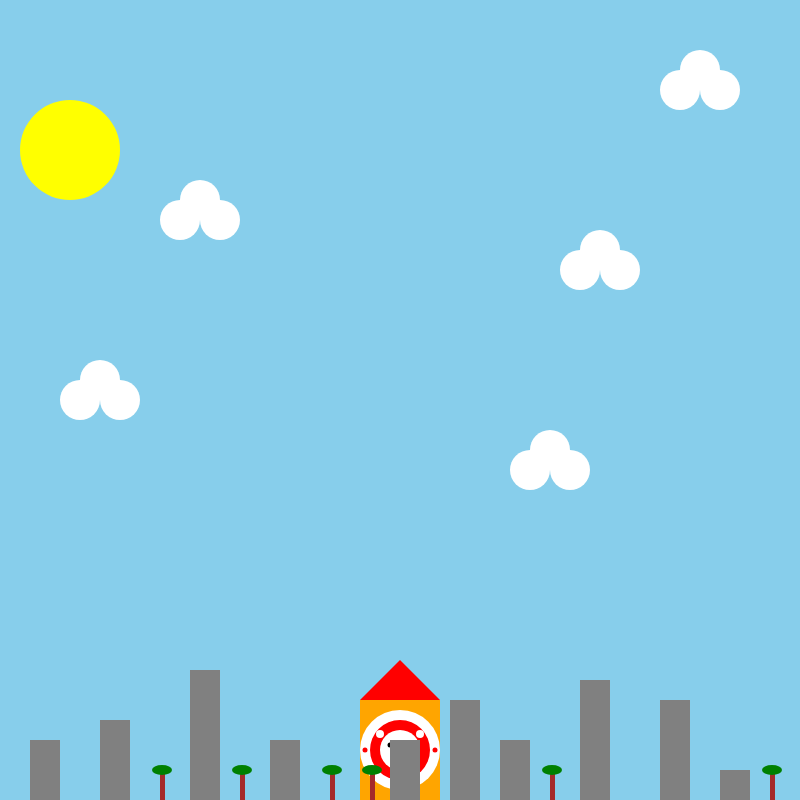
Frame 1 (no input)
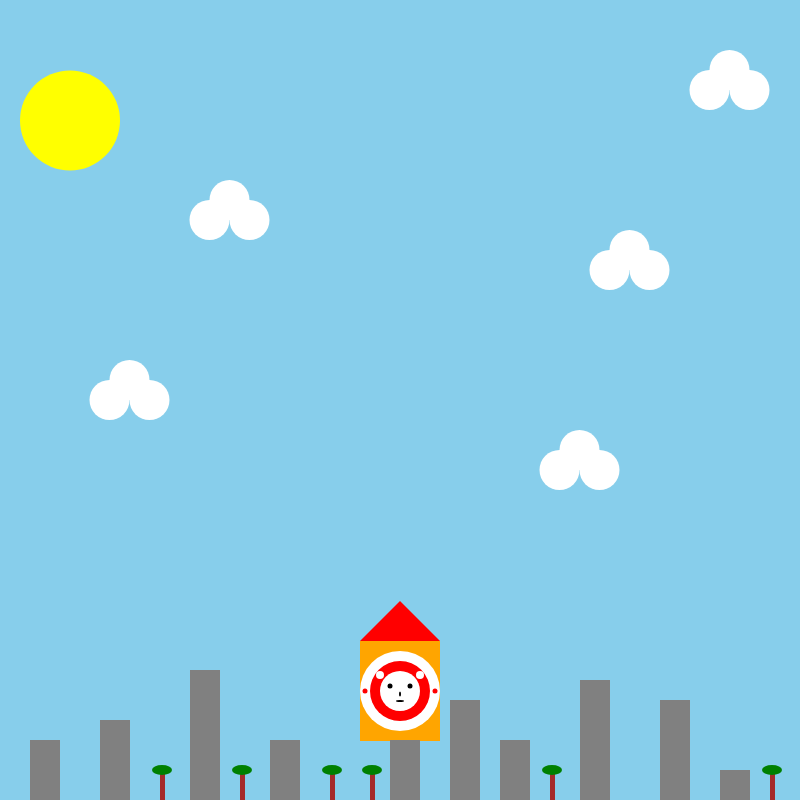
Frame 60 (no input)
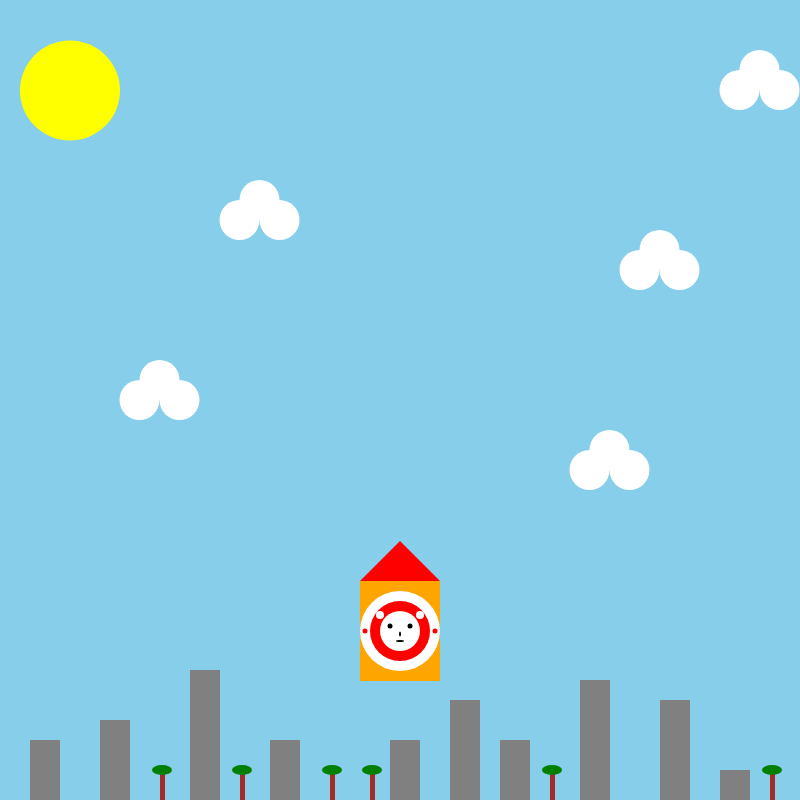
Frame 120 (the mouse pressed at the canvas centre since frame 60)

The p5.js sketch that drew these frames (run headless with seeded random() and noise() and a simulated clock; from frame 60 on, the mouse is pressed at the canvas centre):

// p5.js sketch
// ── sketch.js
var _0xf2ca=["\x73\x6B\x79\x62\x6C\x75\x65","\x72\x65\x64","\x6F\x72\x61\x6E\x67\x65","\x77\x68\x69\x74\x65","\x62\x6C\x61\x63\x6B","\x67\x72\x61\x79","\x79\x65\x6C\x6C\x6F\x77","\x62\x72\x6F\x77\x6E","\x67\x72\x65\x65\x6E"];var x,y,sunx,suny,moonx,moony;function setup(){createCanvas(800,800);x= width/ 2;y= height- 50;sunx= 70;suny= 150;sun2x= 70;sun2y= 150;moonx= 70;moony= 150;cloudx= 200;cloudy= 200}var i=0;function star(x,y,_0x5c55xa,_0x5c55xb,_0x5c55xc){let _0x5c55xd=TWO_PI/ _0x5c55xc;let _0x5c55xe=_0x5c55xd/ 2.0;beginShape();for(let _0x5c55xf=0;_0x5c55xf< TWO_PI;_0x5c55xf+= _0x5c55xd){let _0x5c55x10=x+ cos(_0x5c55xf)* _0x5c55xb;let _0x5c55x11=y+ sin(_0x5c55xf)* _0x5c55xb;vertex(_0x5c55x10,_0x5c55x11);_0x5c55x10= x+ cos(_0x5c55xf+ _0x5c55xe)* _0x5c55xa;_0x5c55x11= y+ sin(_0x5c55xf+ _0x5c55xe)* _0x5c55xa;vertex(_0x5c55x10,_0x5c55x11)};endShape(CLOSE)}function draw(){noStroke();i= i+ 1;let _0x5c55x13=color(_0xf2ca[0]);fill(_0x5c55x13);background(_0x5c55x13);_0x5c55x13= color(_0xf2ca[1]);fill(_0x5c55x13);triangle(x- 40,y- 50,x+ 40,y- 50,x,y- 90);_0x5c55x13= color(_0xf2ca[2]);fill(_0x5c55x13);rect(x- 40,y- 50,80,100);_0x5c55x13= color(_0xf2ca[3]);fill(_0x5c55x13);ellipse(x,y,80,80);_0x5c55x13= color(_0xf2ca[1]);fill(_0x5c55x13);ellipse(x,y,60,60);ellipse(x+ 35,y,5,5);ellipse(x- 35,y,5,5);_0x5c55x13= color(_0xf2ca[3]);fill(_0x5c55x13);ellipse(x,y,40,40);_0x5c55x13= color(_0xf2ca[4]);fill(_0x5c55x13);ellipse(x+ 10,y- 5,5,5);ellipse(x- 10,y- 5,5,5);ellipse(x,y+ 3,2,5);ellipse(x,y+ 10,8,2);_0x5c55x13= color(_0xf2ca[3]);fill(_0x5c55x13);circle(x- 20,y- 16,8,8);circle(x+ 20,y- 16,8,8);_0x5c55x13= color(_0xf2ca[5]);fill(_0x5c55x13);rect(30,740,30,60);rect(100,720,30,100);rect(190,670,30,130);rect(270,740,30,60);rect(390,740,30,60);rect(450,700,30,100);rect(500,740,30,60);rect(580,680,30,120);rect(660,700,30,100);rect(720,770,30,30);_0x5c55x13= color(_0xf2ca[6]);fill(_0x5c55x13);ellipse(sunx,suny,100,100);_0x5c55x13= color(_0xf2ca[3]);fill(_0x5c55x13);ellipse(cloudx,cloudy,40,40);_0x5c55x13= color(_0xf2ca[3]);fill(_0x5c55x13);ellipse(cloudx- 20,cloudy+ 20,40,40);_0x5c55x13= color(_0xf2ca[3]);fill(_0x5c55x13);ellipse(cloudx+ 20,cloudy+ 20,40,40);_0x5c55x13= color(_0xf2ca[3]);fill(_0x5c55x13);ellipse(cloudx+ 400,cloudy+ 50,40,40);_0x5c55x13= color(_0xf2ca[3]);fill(_0x5c55x13);ellipse(cloudx+ 380,cloudy+ 70,40,40);_0x5c55x13= color(_0xf2ca[3]);fill(_0x5c55x13);ellipse(cloudx+ 420,cloudy+ 70,40,40);_0x5c55x13= color(_0xf2ca[3]);fill(_0x5c55x13);ellipse(cloudx- 100,cloudy+ 180,40,40);_0x5c55x13= color(_0xf2ca[3]);fill(_0x5c55x13);ellipse(cloudx- 120,cloudy+ 200,40,40);_0x5c55x13= color(_0xf2ca[3]);fill(_0x5c55x13);ellipse(cloudx- 80,cloudy+ 200,40,40);_0x5c55x13= color(_0xf2ca[3]);fill(_0x5c55x13);ellipse(cloudx+ 350,cloudy+ 250,40,40);_0x5c55x13= color(_0xf2ca[3]);fill(_0x5c55x13);ellipse(cloudx+ 330,cloudy+ 270,40,40);_0x5c55x13= color(_0xf2ca[3]);fill(_0x5c55x13);ellipse(cloudx+ 370,cloudy+ 270,40,40);_0x5c55x13= color(_0xf2ca[3]);fill(_0x5c55x13);ellipse(cloudx+ 500,cloudy- 130,40,40);_0x5c55x13= color(_0xf2ca[3]);fill(_0x5c55x13);ellipse(cloudx+ 480,cloudy- 110,40,40);_0x5c55x13= color(_0xf2ca[3]);fill(_0x5c55x13);ellipse(cloudx+ 520,cloudy- 110,40,40);_0x5c55x13= color(_0xf2ca[7]);fill(_0x5c55x13);rect(370,770,5,30);rect(330,770,5,30);rect(240,770,5,30);rect(160,770,5,30);rect(550,770,5,30);rect(770,770,5,30);_0x5c55x13= color(_0xf2ca[8]);fill(_0x5c55x13);ellipse(772,770,20,10);ellipse(552,770,20,10);ellipse(372,770,20,10);ellipse(332,770,20,10);ellipse(242,770,20,10);ellipse(162,770,20,10);y= y- 1;suny= suny- 0.5;cloudx= cloudx+ 0.5;if(cloudx> 500){cloudx= 200};if(y< 0){y= height- 50;x= width/ 2};if(suny< 0){_0x5c55x13= color(_0xf2ca[4]);fill(_0x5c55x13);background(_0x5c55x13);_0x5c55x13= color(_0xf2ca[1]);fill(_0x5c55x13);triangle(x- 40,y- 50,x+ 40,y- 50,x,y- 90);_0x5c55x13= color(_0xf2ca[2]);fill(_0x5c55x13);rect(x- 40,y- 50,80,100);_0x5c55x13= color(_0xf2ca[3]);fill(_0x5c55x13);ellipse(x,y,80,80);_0x5c55x13= color(_0xf2ca[1]);fill(_0x5c55x13);ellipse(x,y,60,60);ellipse(x+ 35,y,5,5);ellipse(x- 35,y,5,5);_0x5c55x13= color(_0xf2ca[3]);fill(_0x5c55x13);ellipse(x,y,40,40);_0x5c55x13= color(_0xf2ca[4]);fill(_0x5c55x13);ellipse(x+ 10,y- 5,5,5);ellipse(x- 10,y- 5,5,5);ellipse(x,y+ 3,2,5);ellipse(x,y+ 10,8,2);_0x5c55x13= color(_0xf2ca[3]);fill(_0x5c55x13);circle(x- 20,y- 16,8,8);circle(x+ 20,y- 16,8,8);_0x5c55x13= color(_0xf2ca[5]);fill(_0x5c55x13);rect(30,740,30,60);rect(100,720,30,100);rect(190,670,30,130);rect(270,740,30,60);rect(390,740,30,60);rect(450,700,30,100);rect(500,740,30,60);rect(580,680,30,120);rect(660,700,30,100);rect(720,770,30,30);_0x5c55x13= color(_0xf2ca[3]);fill(_0x5c55x13);ellipse(moonx,moony,100,100);_0x5c55x13= color(_0xf2ca[4]);fill(_0x5c55x13);ellipse(moonx+ 20,moony,80,80);if(i% 20=== 0){fill(_0xf2ca[6]);star(600,200,5,15,5)}else {fill(_0xf2ca[4]);star(600,200,5,15,5)};if(i% 20=== 0){fill(_0xf2ca[6]);star(300,300,5,15,5)}else {fill(_0xf2ca[4]);star(300,300,5,15,5)};if(i% 20=== 0){fill(_0xf2ca[6]);star(700,100,5,15,5)}else {fill(_0xf2ca[4]);star(700,100,5,15,5)};if(i% 20=== 0){fill(_0xf2ca[6]);star(200,50,5,15,5)}else {fill(_0xf2ca[4]);star(200,50,5,15,5)};if(i% 20=== 0){fill(_0xf2ca[6]);star(500,400,5,15,5)}else {fill(_0xf2ca[4]);star(500,400,5,15,5)};if(i% 20=== 0){fill(_0xf2ca[6]);star(130,350,5,15,5)}else {fill(_0xf2ca[4]);star(130,350,5,15,5)};if(i% 20=== 0){fill(_0xf2ca[6]);star(700,500,5,15,5)}else {fill(_0xf2ca[4]);star(700,500,5,15,5)};if(i% 20=== 0){fill(_0xf2ca[6]);star(180,230,5,15,5)}else {fill(_0xf2ca[4]);star(180,230,5,15,5)};if(i% 20=== 0){fill(_0xf2ca[6]);star(670,360,5,15,5)}else {fill(_0xf2ca[4]);star(670,360,5,15,5)};_0x5c55x13= color(_0xf2ca[7]);fill(_0x5c55x13);rect(370,770,5,30);rect(330,770,5,30);rect(240,770,5,30);rect(160,770,5,30);rect(550,770,5,30);rect(770,770,5,30);_0x5c55x13= color(_0xf2ca[8]);fill(_0x5c55x13);ellipse(772,770,20,10);ellipse(552,770,20,10);ellipse(372,770,20,10);ellipse(332,770,20,10);ellipse(242,770,20,10);ellipse(162,770,20,10);y= y- 0.1;moony= moony- 0.5};if(moony< 0){_0x5c55x13= color(_0xf2ca[0]);fill(_0x5c55x13);background(_0x5c55x13);_0x5c55x13= color(_0xf2ca[1]);fill(_0x5c55x13);triangle(x- 40,y- 50,x+ 40,y- 50,x,y- 90);_0x5c55x13= color(_0xf2ca[2]);fill(_0x5c55x13);rect(x- 40,y- 50,80,100);_0x5c55x13= color(_0xf2ca[3]);fill(_0x5c55x13);ellipse(x,y,80,80);_0x5c55x13= color(_0xf2ca[1]);fill(_0x5c55x13);ellipse(x,y,60,60);ellipse(x+ 35,y,5,5);ellipse(x- 35,y,5,5);_0x5c55x13= color(_0xf2ca[3]);fill(_0x5c55x13);ellipse(x,y,40,40);_0x5c55x13= color(_0xf2ca[4]);fill(_0x5c55x13);ellipse(x+ 10,y- 5,5,5);ellipse(x- 10,y- 5,5,5);ellipse(x,y+ 3,2,5);ellipse(x,y+ 10,8,2);_0x5c55x13= color(_0xf2ca[3]);fill(_0x5c55x13);circle(x- 20,y- 16,8,8);circle(x+ 20,y- 16,8,8);_0x5c55x13= color(_0xf2ca[5]);fill(_0x5c55x13);rect(30,740,30,60);rect(100,720,30,100);rect(190,670,30,130);rect(270,740,30,60);rect(390,740,30,60);rect(450,700,30,100);rect(500,740,30,60);rect(580,680,30,120);rect(660,700,30,100);rect(720,770,30,30);_0x5c55x13= color(_0xf2ca[6]);fill(_0x5c55x13);ellipse(sun2x,sun2y,100,100);_0x5c55x13= color(_0xf2ca[3]);fill(_0x5c55x13);ellipse(cloudx,cloudy,40,40);_0x5c55x13= color(_0xf2ca[3]);fill(_0x5c55x13);ellipse(cloudx- 20,cloudy+ 20,40,40);_0x5c55x13= color(_0xf2ca[3]);fill(_0x5c55x13);ellipse(cloudx+ 20,cloudy+ 20,40,40);_0x5c55x13= color(_0xf2ca[3]);fill(_0x5c55x13);ellipse(cloudx+ 400,cloudy+ 50,40,40);_0x5c55x13= color(_0xf2ca[3]);fill(_0x5c55x13);ellipse(cloudx+ 380,cloudy+ 70,40,40);_0x5c55x13= color(_0xf2ca[3]);fill(_0x5c55x13);ellipse(cloudx+ 420,cloudy+ 70,40,40);_0x5c55x13= color(_0xf2ca[3]);fill(_0x5c55x13);ellipse(cloudx- 100,cloudy+ 180,40,40);_0x5c55x13= color(_0xf2ca[3]);fill(_0x5c55x13);ellipse(cloudx- 120,cloudy+ 200,40,40);_0x5c55x13= color(_0xf2ca[3]);fill(_0x5c55x13);ellipse(cloudx- 80,cloudy+ 200,40,40);_0x5c55x13= color(_0xf2ca[3]);fill(_0x5c55x13);ellipse(cloudx+ 350,cloudy+ 250,40,40);_0x5c55x13= color(_0xf2ca[3]);fill(_0x5c55x13);ellipse(cloudx+ 330,cloudy+ 270,40,40);_0x5c55x13= color(_0xf2ca[3]);fill(_0x5c55x13);ellipse(cloudx+ 370,cloudy+ 270,40,40);_0x5c55x13= color(_0xf2ca[3]);fill(_0x5c55x13);ellipse(cloudx+ 500,cloudy- 130,40,40);_0x5c55x13= color(_0xf2ca[3]);fill(_0x5c55x13);ellipse(cloudx+ 480,cloudy- 110,40,40);_0x5c55x13= color(_0xf2ca[3]);fill(_0x5c55x13);ellipse(cloudx+ 520,cloudy- 110,40,40);_0x5c55x13= color(_0xf2ca[7]);fill(_0x5c55x13);rect(370,770,5,30);rect(330,770,5,30);rect(240,770,5,30);rect(160,770,5,30);rect(550,770,5,30);rect(770,770,5,30);_0x5c55x13= color(_0xf2ca[8]);fill(_0x5c55x13);ellipse(772,770,20,10);ellipse(552,770,20,10);ellipse(372,770,20,10);ellipse(332,770,20,10);ellipse(242,770,20,10);ellipse(162,770,20,10);y= y- 1;sun2y= sun2y- 0.5}}
